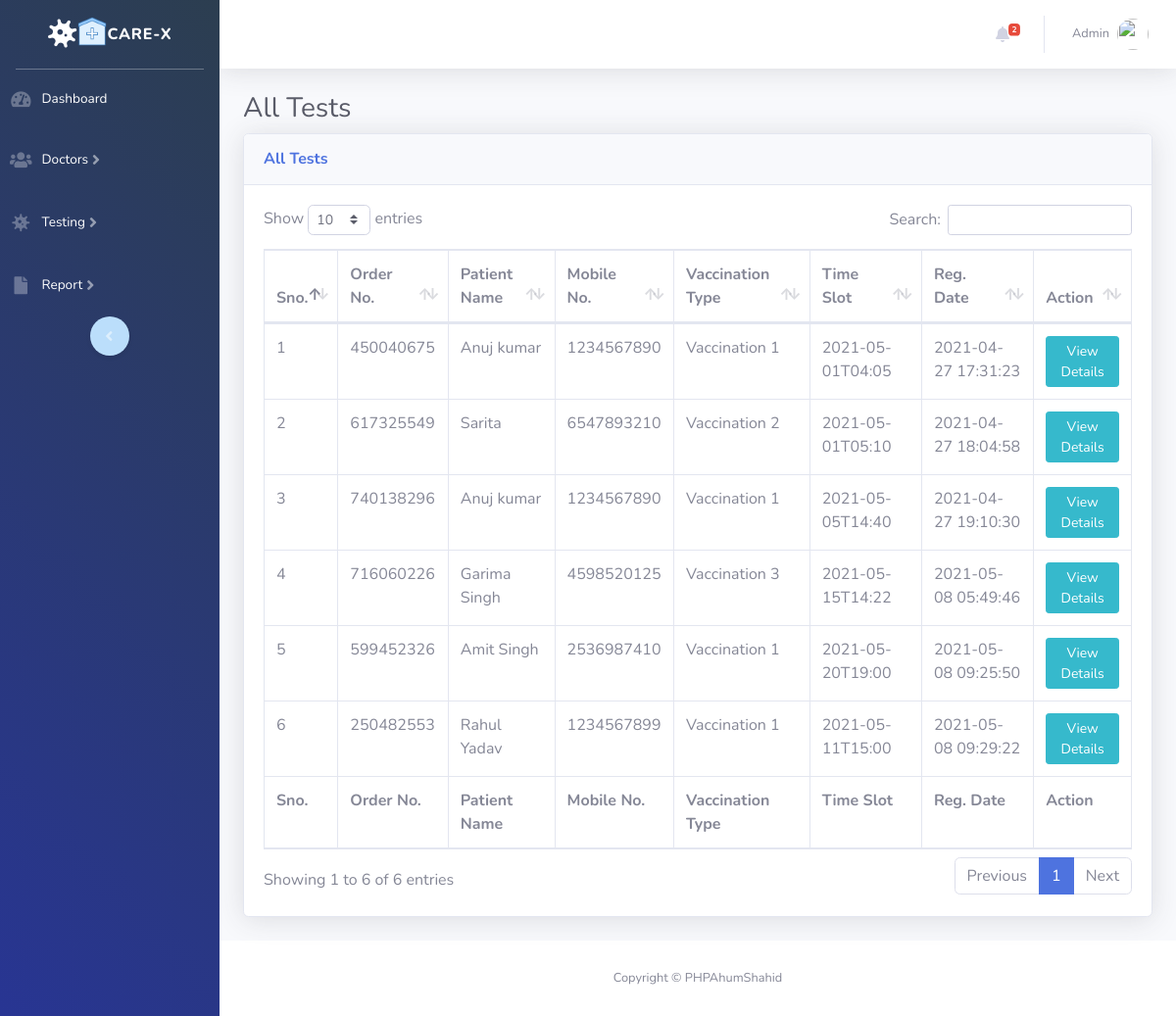
/covid-tms/all-test.php (signed in), run on the app's committed database.
### tables this page shows
CREATE TABLE `tbltestrecord` (
  `id` int(11) NOT NULL,
  `OrderNumber` bigint(14) DEFAULT NULL,
  `PatientMobileNumber` bigint(14) DEFAULT NULL,
  `VaccinationType` varchar(100) DEFAULT NULL,
  `TestTimeSlot` varchar(120) DEFAULT NULL,
  `ReportStatus` varchar(100) DEFAULT NULL,
  `FinalReport` varchar(150) DEFAULT NULL,
  `ReportUploadTime` varchar(200) DEFAULT NULL,
  `RegistrationDate` timestamp NULL DEFAULT current_timestamp(),
  `AssignedtoEmpId` varchar(150) DEFAULT NULL,
  `AssigntoName` varchar(180) DEFAULT NULL,
  `AssignedTime` varchar(100) DEFAULT NULL
);

CREATE TABLE `tblpatients` (
  `id` int(11) NOT NULL,
  `FullName` varchar(120) DEFAULT NULL,
  `MobileNumber` bigint(12) DEFAULT NULL,
  `DateOfBirth` date DEFAULT NULL,
  `hospital` varchar(150) DEFAULT NULL,
  `FullAddress` varchar(255) DEFAULT NULL,
  `State` varchar(200) DEFAULT NULL,
  `RegistrationDate` timestamp NOT NULL DEFAULT current_timestamp()
);

### covid-tms/all-test.php (the view, shortened to what this page needs)
<?php session_start();
include_once('includes/config.php');
if (strlen($_SESSION['aid']==0)) {
  header('location:logout.php');
  } else{
?>
<!DOCTYPE html>
<html lang="en">
<head>
    <link href="vendor/fontawesome-free/css/all.min.css" rel="stylesheet" type="text/css">
    <link href="css/sb-admin-2.min.css" rel="stylesheet">
    <link href="vendor/datatables/dataTables.bootstrap4.min.css" rel="stylesheet">
</head>
<body id="page-top">
    <div id="wrapper">
  <?php include_once('includes/sidebar.php');?>
        <div id="content-wrapper" class="d-flex flex-column">
            <div id="content">
<?php include_once('includes/topbar.php');?>
                <div class="container-fluid">
                    <h1 class="h3 mb-2 text-gray-800">All Tests</h1>
                    <div class="card shadow mb-4">
                        <div class="card-header py-3">
                            <h6 class="m-0 font-weight-bold text-primary">All Tests</h6>
                        </div>
                        <div class="card-body">
                            <div class="table-responsive">
                                <form name="assignto" method="post">
                    <table class="table table-bordered" id="dataTable" width="100%" cellspacing="0">
                                    <thead>
                                        <tr>
                                            <th>Sno.</th>
                                            <th>Order No.</th>
                                            <th>Patient Name</th>
                                            <th>Mobile No.</th>
                                            <th>Vaccination Type</th>
                                            <th>Time Slot</th>
                                            <th>Reg. Date</th>
                                            <th>Action</th>
                                        </tr>
                                    </thead>
                                      <tfoot>
                                            <tr>
                                            <th>Sno.</th>
                                            <th>Order No.</th>
                                            <th>Patient Name</th>
                                            <th>Mobile No.</th>
                                            <th>Vaccination Type</th>
                                            <th>Time Slot</th>
                                            <th>Reg. Date</th>
                                            <th>Action</th>
                                        </tr>
                                    </tfoot>
                                    <tbody>
<?php $query=mysqli_query($con,"select tbltestrecord.OrderNumber,tblpatients.FullName,tblpatients.MobileNumber,tbltestrecord.VaccinationType,tbltestrecord.TestTimeSlot,tbltestrecord.RegistrationDate,tbltestrecord.id as testid from tbltestrecord
join tblpatients on tblpatients.MobileNumber=tbltestrecord.PatientMobileNumber
    ");
$cnt=1;
while($row=mysqli_fetch_array($query)){
?>
                                        <tr>
                                            <td><?php echo $cnt;?></td>
                                            <td><?php echo $row['OrderNumber'];?></td>
                                            <td><?php echo $row['FullName'];?></td>
                                            <td><?php echo $row['MobileNumber'];?></td>
                                            <td><?php echo $row['VaccinationType'];?></td>
                                            <td><?php echo $row['TestTimeSlot'];?></td>
                                             <td><?php echo $row['RegistrationDate'];?></td>
                                            <td>
                                <a href="test-details.php?tid=<?php echo $row['testid'];?>&&oid=<?php echo $row['OrderNumber'];?>" class="btn btn-info btn-sm">View Details</a>
                            </td>
                                        </tr>
<?php $cnt++;} ?>
                                    </tbody>
                                </table>
                                     </form>
                            </div>
                        </div>
                    </div>
                </div>
            </div>
    <?php include_once('includes/footer.php');?>
        </div>
    </div>
</body>
</html>
<?php } ?>

### covid-tms/includes/sidebar.php (shortened to what this page needs)
<ul class="navbar-nav sidebar sidebar-dark accordion" id="accordionSidebar" style="background: linear-gradient(45deg, #283593,#2c3e50); transition: all 0.3s ease;">
    <a class="sidebar-brand d-flex align-items-center justify-content-center" href="#" style="padding: 15px 0; text-decoration: none; color: #fff;">
        <div class="sidebar-brand-icon rotate-n-15" style="animation: rotateLogo 2s infinite linear;">
            <i class="fas fa-virus" style="font-size: 30px;"></i>
        </div>
        <img src="hos.png" alt="Logo" style="width: 30px; height: 30px; margin-bottom: 6px;>Care
        <span style="color: rgb(255, 0, 0); font-size: 20px;">Care-X</span>
    </a>
    <hr class="sidebar-divider my-0" style="border-color: rgba(255, 255, 255, 0.3);">
    <?php if($_SESSION['aid']): ?>
    <li class="nav-item" style="margin: 10px 0;">
        <a class="nav-link" href="dashboard.php" style="display: flex; align-items: center; padding: 10px; transition: all 0.3s; color: #fff;">
            <i class="fas fa-fw fa-tachometer-alt" style="margin-right: 10px; font-size: 18px;"></i>
            <span>Dashboard</span>
        </a>
    </li>
    <li class="nav-item" style="margin: 10px 0;">
        <a class="nav-link collapsed" href="#" data-toggle="collapse" data-target="#collapseOne" aria-expanded="true" aria-controls="collapseOne" style="display: flex; align-items: center; padding: 10px; transition: all 0.3s; color: #fff;">
            <i class="fas fa-fw fa-users" style="margin-right: 10px; font-size: 18px;"></i>
            <span>Doctors</span>
        </a>
    </li>
    <li class="nav-item" style="margin: 10px 0;">
        <a class="nav-link collapsed" href="#" data-toggle="collapse" data-target="#collapseTwo" aria-expanded="true" aria-controls="collapseTwo" style="display: flex; align-items: center; padding: 10px; transition: all 0.3s; color: #fff;">
            <i class="fas fa-fw fa-virus" style="margin-right: 10px; font-size: 18px;"></i>
            <span>Testing</span>
        </a>
    </li>
    <li class="nav-item" style="margin: 10px 0;">
        <a class="nav-link collapsed" href="#" data-toggle="collapse" data-target="#collapseThree" aria-expanded="true" aria-controls="collapseThree" style="display: flex; align-items: center; padding: 10px; transition: all 0.3s; color: #fff;">
            <i class="fas fa-fw fa-file" style="margin-right: 10px; font-size: 18px;"></i>
            <span>Report</span>
        </a>
    </li>
    <?php endif; ?>
    <div class="text-center d-none d-md-inline">
        <button class="rounded-circle border-0" id="sidebarToggle" style="background: #bbdefb; border: none; box-shadow: 0 2px 4px rgba(0, 0, 0, 0.1);"></button>
    </div>
</ul>

### covid-tms/includes/topbar.php (shortened to what this page needs)
      <nav class="navbar navbar-expand navbar-light bg-white topbar mb-4 static-top shadow">
            <?php if($_SESSION['aid']):?>
                    <ul class="navbar-nav ml-auto">
<?php $query=mysqli_query($con,"select * from tbltestrecord where ReportStatus is null");
$count=mysqli_num_rows($query);
?>
                        <li class="nav-item dropdown no-arrow mx-1">
                            <a class="nav-link dropdown-toggle" href="#" id="alertsDropdown" role="button"
                                data-toggle="dropdown" aria-haspopup="true" aria-expanded="false">
                                <i class="fas fa-bell fa-fw"></i>
                                <span class="badge badge-danger badge-counter"><?php echo $count;?></span>
                            </a>
                        </li>
                        <li class="nav-item dropdown no-arrow">
                            <a class="nav-link dropdown-toggle" href="#" id="userDropdown" role="button"
                                data-toggle="dropdown" aria-haspopup="true" aria-expanded="false">
                <?php
$adid=$_SESSION['aid'];
$ret1=mysqli_query($con,"select AdminName from tbladmin where ID='$adid'");
while($row1=mysqli_fetch_array($ret1)){
?>
                                <span class="mr-2 d-none d-lg-inline text-gray-600 small"><?php  echo $row1['AdminName'];?></span>
                           <?php } ?>
                                <img class="img-profile rounded-circle"
                                    src="bg5.jpeg">
                            </a>
                        </li>
                    </ul>
                <?php endif;?>
                </nav>

### covid-tms/includes/footer.php
<footer class="sticky-footer bg-white">
    <div class="container my-auto">
        <div class="copyright text-center my-auto">
            <span>Copyright &copy; PHPAhumShahid</span>
        </div>
    </div>
</footer>

### data on the page
tbltestrecord: OrderNumber "450040675", tblpatients.FullName "Anuj kumar", tblpatients.MobileNumber "1234567890", VaccinationType "Vaccination 1", TestTimeSlot "2021-05-01T04:05", RegistrationDate "2021-04-27 17:31:23"
tbltestrecord: OrderNumber "617325549", tblpatients.FullName "Sarita", tblpatients.MobileNumber "6547893210", VaccinationType "Vaccination 2", TestTimeSlot "2021-05-01T05:10", RegistrationDate "2021-04-27 18:04:58"
tbltestrecord: OrderNumber "740138296", tblpatients.FullName "Anuj kumar", tblpatients.MobileNumber "1234567890", VaccinationType "Vaccination 1", TestTimeSlot "2021-05-05T14:40", RegistrationDate "2021-04-27 19:10:30"
tbltestrecord: OrderNumber "716060226", tblpatients.FullName "Garima Singh", tblpatients.MobileNumber "4598520125", VaccinationType "Vaccination 3", TestTimeSlot "2021-05-15T14:22", RegistrationDate "2021-05-08 05:49:46"
tbltestrecord: OrderNumber "599452326", tblpatients.FullName "Amit Singh", tblpatients.MobileNumber "2536987410", VaccinationType "Vaccination 1", TestTimeSlot "2021-05-20T19:00", RegistrationDate "2021-05-08 09:25:50"
tbltestrecord: OrderNumber "250482553", tblpatients.FullName "Rahul Yadav", tblpatients.MobileNumber "1234567899", VaccinationType "Vaccination 1", TestTimeSlot "2021-05-11T15:00", RegistrationDate "2021-05-08 09:29:22"

### other printed values
$count "2"
$row1['AdminName'] "Admin"
